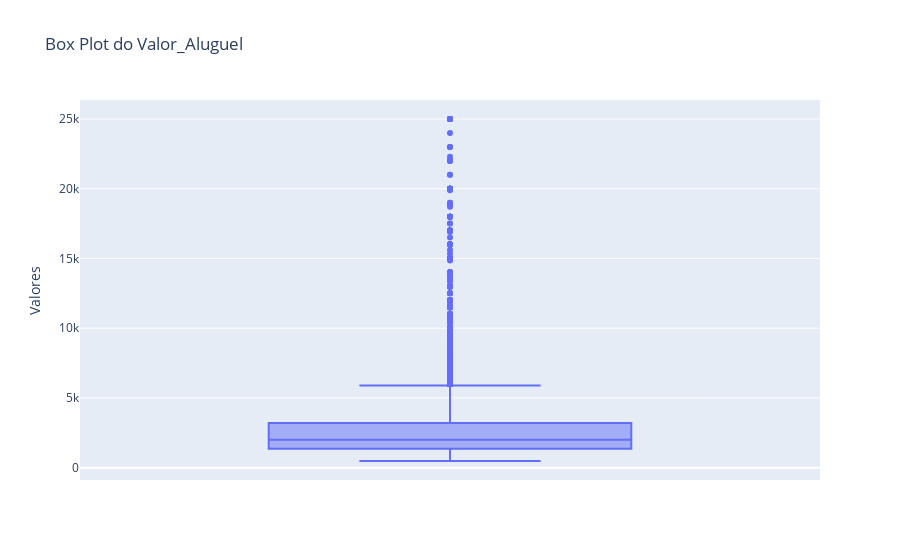

Source (notebook cell):
### Code cell
import plotly.express as px

fig = px.box(df, y='Valor_Aluguel', title='Box Plot do Valor_Aluguel', labels={'Valor_Aluguel': 'Valores'})
fig.show()

### Figure 1 — Plotly figure (JSON) as saved in the notebook; plotly's stock layout.template omitted (floating-point values rounded to 4 significant figures; data arrays with more than 128 entries replaced by an {"elided": "..."} marker saying what was removed)
{"data": [{"alignmentgroup": "True", "hovertemplate": "Valores=%{y}<extra></extra>", "legendgroup": "", "marker": {"color": "#636efa"}, "name": "", "notched": false, "offsetgroup": "", "orientation": "v", "showlegend": false, "type": "box", "x0": " ", "xaxis": "x", "y": {"elided": "7203 float values"}, "y0": " ", "yaxis": "y"}], "layout": {"boxmode": "group", "legend": {"tracegroupgap": 0}, "title": {"text": "Box Plot do Valor_Aluguel"}, "xaxis": {"anchor": "y", "domain": [0, 1]}, "yaxis": {"anchor": "x", "domain": [0, 1], "title": {"text": "Valores"}}}}
